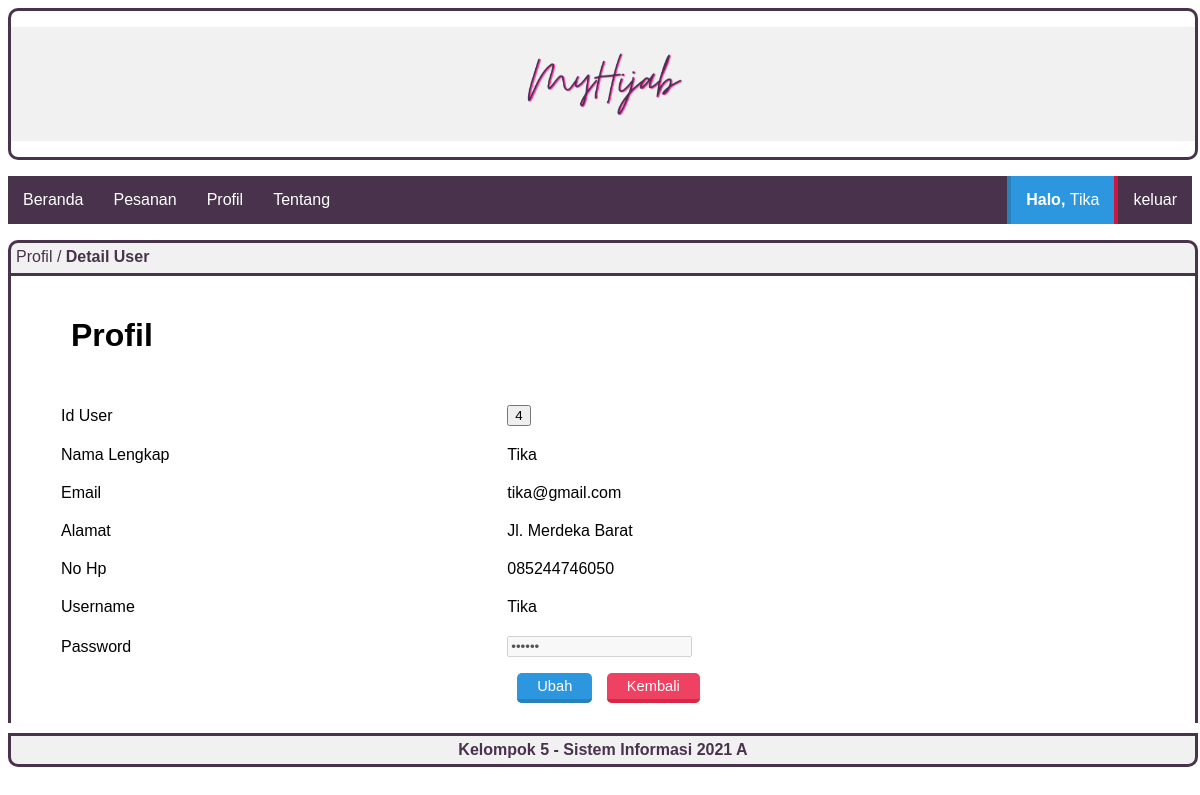
Screenshot of /index.php?page=profil (signed in) with the database file from the repository.
### tables this page shows
CREATE TABLE `tbl_users` (
  `id_user` int(100) NOT NULL,
  `nama_lengkap` varchar(30) NOT NULL,
  `email` varchar(30) NOT NULL,
  `username` varchar(6) NOT NULL,
  `password` varchar(6) NOT NULL,
  `alamat` varchar(50) NOT NULL,
  `no_hp` text NOT NULL,
  `title` varchar(10) NOT NULL
);

### page/user/profil/profil.php (the view)
<div class="box-title">
    <p>Profil / <b>Detail User</b></p>
</div>
<div id="box">
  <h1>Profil</h1>
  <?php
  include 'lib/koneksi.php';
  $user = $_SESSION['username'];
  $ambiluser = $conn->prepare("SELECT * FROM tbl_users WHERE username =:user");
  $ambiluser->bindparam(':user', $user);
  $ambiluser->execute();
  $data = $ambiluser->fetch(PDO::FETCH_OBJ);
   ?>
  <table class="article">
    <tr>
      <td>Id User</td>
      <td>
        <input type="button" value="<?php echo $data->id_user; ?>">
      </td>
    </tr>
    <tr>
      <td>Nama Lengkap</td>
      <td>
        <?php echo $data->nama_lengkap; ?>
      </td>
    </tr>
    <tr>
      <td>Email</td>
      <td>
        <?php echo $data->email; ?>
      </td>
    </tr>
    <tr>
      <td>Alamat</td>
      <td>
        <?php echo $data->alamat; ?>
      </td>
    </tr>
    <tr>
      <td>No Hp</td>
      <td>
        <?php echo $data->no_hp; ?>
      </td>
    </tr>
    <tr>
      <td>Username</td>
      <td>
        <?php echo $data->username; ?>
      </td>
    </tr>
    <tr>
      <td>Password</td>
      <td>
        <input type="password" name="" value="<?php echo $data->password; ?>" disabled>
      </td>
    </tr>
    <tr>
      <td></td>
      <td>
        <a class="tombol-biru" href="?page=profil_ubah">Ubah</a>
        <a class="tombol-merah" href="?page=beranda">Kembali</a>
      </td>
    </tr>
  </table>
  <br>
</div>

### style.css (style rules this page uses)
.box-title { background: #F1F1F1; width: 100%; height: 30px; margin: auto; border: 3px solid #49324C; border-radius: 10px 10px 0px 0px; }
.box-title p { color: #49324C; margin: 5px 5px; font-family: sans-serif; }
#box { border-bottom: 0px; border-left: 3px solid #49324C; border-right: 3px solid #49324C; width: 100%; margin: auto; min-height: 200px; overflow: hidden; }
table.article { border-collapse: collapse; border: 0px; width: 100%; }
.article td { border: 0px; padding: 10px; }
#box p,h1,h2,table,tr,td,img { font-family: sans-serif; padding: 20px; text-align: justify; margin-right: 40px; margin-left: 40px; }
.tombol-biru { background:#2C97DF; color:white; border-top:0; border-left:0; border-right:0; border-bottom:4px solid #2A80B9; border-radius: 5px; padding:5px 20px; text-decoration:none; font-family:sans-serif; font-size:11pt; margin:10px; }
.tombol-merah { background:#ef4162; color:white; border-top:0; border-left:0; border-right:0; border-bottom:4px solid #da2648; border-radius: 5px; padding:5px 20px; text-decoration:none; font-family:sans-serif; font-size:11pt; }

### rows the page displays
tbl_users: id_user "4", nama_lengkap "Tika", email "tika@gmail.com", alamat "Jl. Merdeka Barat", no_hp "085244746050", username "Tika"

### other values shown
$user "Tika"
